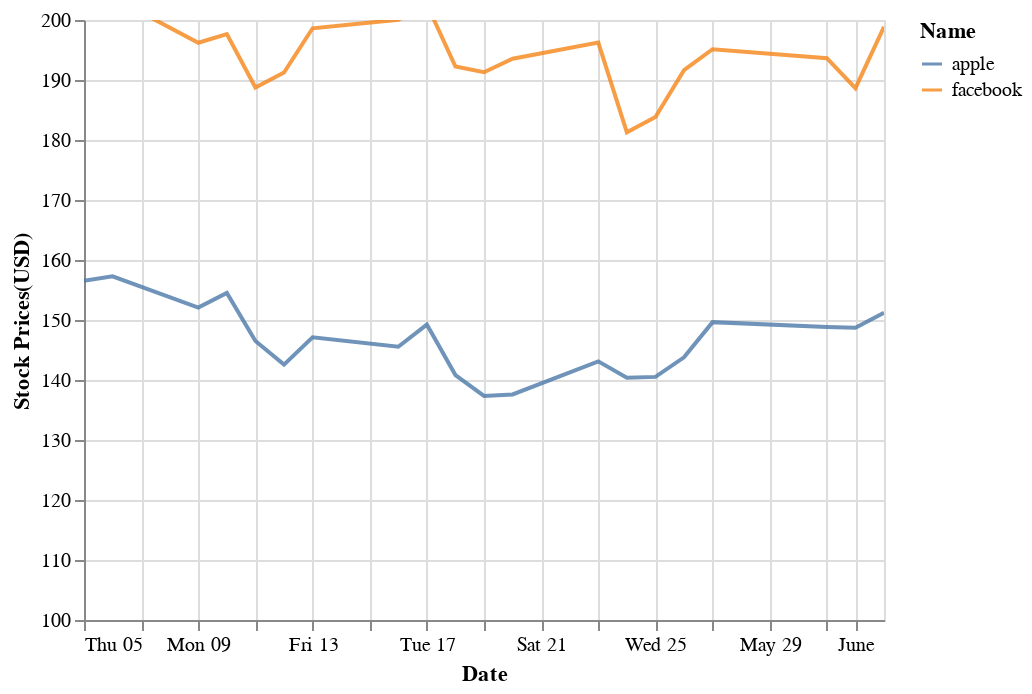

The code cell stored with this chart in its notebook:
### Code cell
chart

### Figure 1 — Vega-Lite specification as saved in the notebook (floating-point values rounded to 4 significant figures)
{"config": {"view": {"continuousWidth": 400, "continuousHeight": 300}}, "data": {"name": "data-ed74e8a2c756f6f2f573036a093e2c4d"}, "mark": {"type": "line", "clip": true, "opacity": 0.8}, "encoding": {"color": {"field": "Name", "type": "nominal"}, "x": {"field": "Date", "type": "temporal"}, "y": {"field": "Stock Prices(USD)", "scale": {"domain": [100, 200]}, "stack": null, "type": "quantitative"}}, "$schema": "https://vega.github.io/schema/vega-lite/v4.17.0.json", "datasets": {"data-ed74e8a2c756f6f2f573036a093e2c4d": [{"Date": "05 May 2022", "Name": "apple", "Stock Prices(USD)": 156.5}, {"Date": "06 May 2022", "Name": "apple", "Stock Prices(USD)": 157.3}, {"Date": "09 May 2022", "Name": "apple", "Stock Prices(USD)": 152.1}, {"Date": "10 May 2022", "Name": "apple", "Stock Prices(USD)": 154.5}, {"Date": "11 May 2022", "Name": "apple", "Stock Prices(USD)": 146.5}, {"Date": "12 May 2022", "Name": "apple", "Stock Prices(USD)": 142.6}, {"Date": "13 May 2022", "Name": "apple", "Stock Prices(USD)": 147.1}, {"Date": "16 May 2022", "Name": "apple", "Stock Prices(USD)": 145.5}, {"Date": "17 May 2022", "Name": "apple", "Stock Prices(USD)": 149.2}, {"Date": "18 May 2022", "Name": "apple", "Stock Prices(USD)": 140.8}, {"Date": "19 May 2022", "Name": "apple", "Stock Prices(USD)": 137.4}, {"Date": "20 May 2022", "Name": "apple", "Stock Prices(USD)": 137.6}, {"Date": "23 May 2022", "Name": "apple", "Stock Prices(USD)": 143.1}, {"Date": "24 May 2022", "Name": "apple", "Stock Prices(USD)": 140.4}, {"Date": "25 May 2022", "Name": "apple", "Stock Prices(USD)": 140.5}, {"Date": "26 May 2022", "Name": "apple", "Stock Prices(USD)": 143.8}, {"Date": "27 May 2022", "Name": "apple", "Stock Prices(USD)": 149.6}, {"Date": "31 May 2022", "Name": "apple", "Stock Prices(USD)": 148.8}, {"Date": "01 June 2022", "Name": "apple", "Stock Prices(USD)": 148.7}, {"Date": "02 June 2022", "Name": "apple", "Stock Prices(USD)": 151.2}, {"Date": "05 May 2022", "Name": "facebook", "Stock Prices(USD)": 208.3}, {"Date": "06 May 2022", "Name": "facebook", "Stock Prices(USD)": 203.8}, {"Date": "09 May 2022", "Name": "facebook", "Stock Prices(USD)": 196.2}, {"Date": "10 May 2022", "Name": "facebook", "Stock Prices(USD)": 197.6}, {"Date": "11 May 2022", "Name": "facebook", "Stock Prices(USD)": 188.7}, {"Date": "12 May 2022", "Name": "facebook", "Stock Prices(USD)": 191.2}, {"Date": "13 May 2022", "Name": "facebook", "Stock Prices(USD)": 198.6}, {"Date": "16 May 2022", "Name": "facebook", "Stock Prices(USD)": 200.0}, {"Date": "17 May 2022", "Name": "facebook", "Stock Prices(USD)": 202.6}, {"Date": "18 May 2022", "Name": "facebook", "Stock Prices(USD)": 192.2}, {"Date": "19 May 2022", "Name": "facebook", "Stock Prices(USD)": 191.3}, {"Date": "20 May 2022", "Name": "facebook", "Stock Prices(USD)": 193.5}, {"Date": "23 May 2022", "Name": "facebook", "Stock Prices(USD)": 196.2}, {"Date": "24 May 2022", "Name": "facebook", "Stock Prices(USD)": 181.3}, {"Date": "25 May 2022", "Name": "facebook", "Stock Prices(USD)": 183.8}, {"Date": "26 May 2022", "Name": "facebook", "Stock Prices(USD)": 191.6}, {"Date": "27 May 2022", "Name": "facebook", "Stock Prices(USD)": 195.1}, {"Date": "31 May 2022", "Name": "facebook", "Stock Prices(USD)": 193.6}, {"Date": "01 June 2022", "Name": "facebook", "Stock Prices(USD)": 188.6}, {"Date": "02 June 2022", "Name": "facebook", "Stock Prices(USD)": 198.9}]}}
